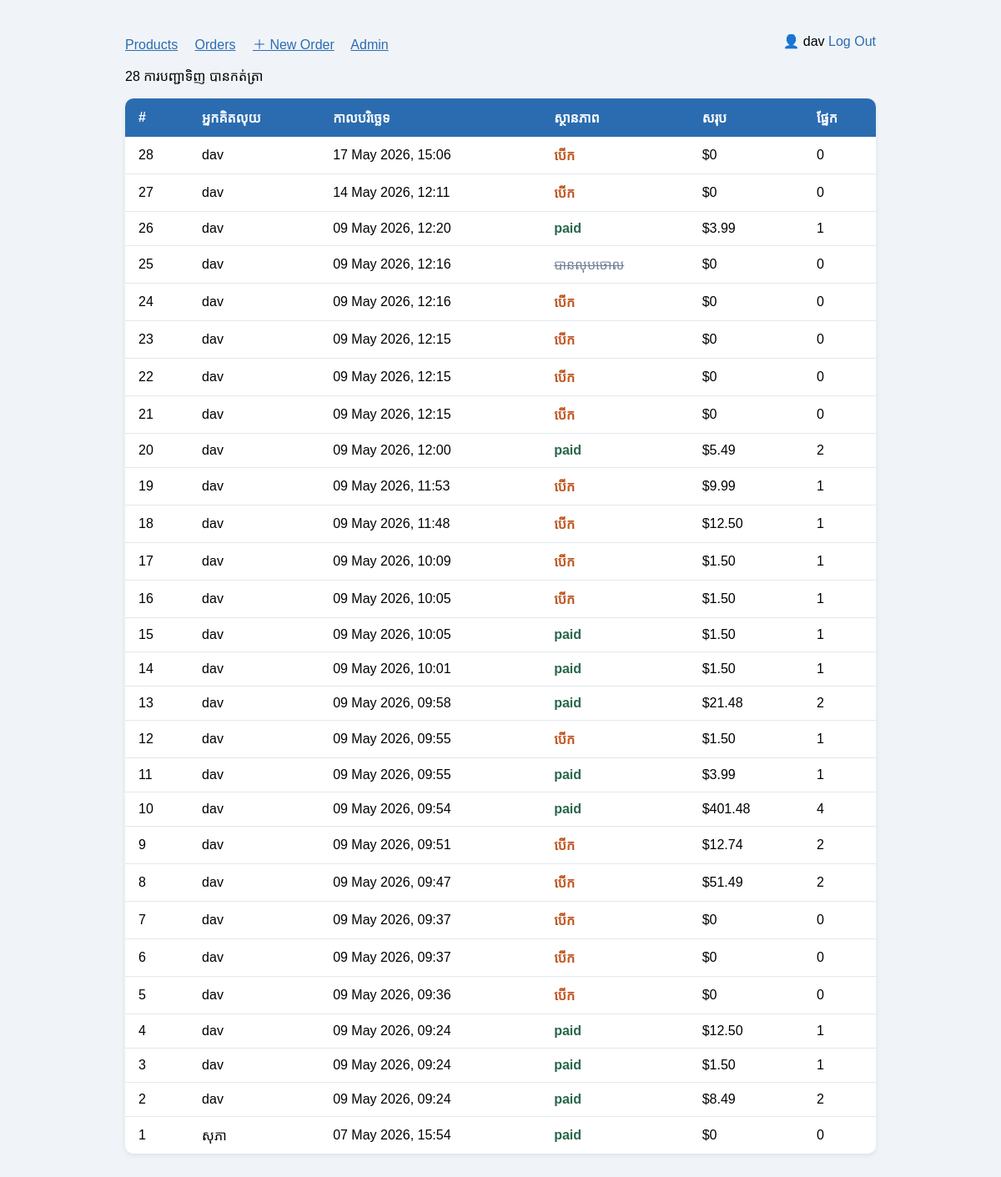
The app's page /sales/orders/ (signed in) with its own data.
### sales/models.py (models this page shows, shortened)
class Order(models.Model):
    STATUS_CHOICES = [
        ('open',      'បើក'),
        ('completed', 'បានបញ្ចប់'),
        ('cancelled', 'បានលុបចោល'),
    ]
    cashier    = models.ForeignKey(User, on_delete=models.SET_NULL, related_name='orders', null=True)
    status     = models.CharField(max_length=20, choices=STATUS_CHOICES, default='open')
    created_at = models.DateTimeField(auto_now_add=True)
    notes      = models.TextField(blank=True)
    @property
    def total(self):
        return sum(item.subtotal for item in self.items.all())
    class Meta:
        ordering = ['-created_at']

class OrderItem(models.Model):
    order      = models.ForeignKey(Order, on_delete=models.CASCADE, related_name='items')
    product    = models.ForeignKey(Product, on_delete=models.PROTECT)
    quantity   = models.PositiveIntegerField(default=1)
    unit_price = models.DecimalField(max_digits=8, decimal_places=2)
    @property
    def subtotal(self):
        return self.unit_price * self.quantity

### sales/views.py (the view)
# urls.py: path('orders/',                views.order_list,     name='order_list'),
@login_required
def order_list(request):
    orders = Order.objects.all()
    return render(request, 'sales/order_list.html', {'orders': orders})

### sales/templates/sales/order_list.html (shortened to what this page needs)
<!DOCTYPE html>
<html lang="km">
<head>
</head>
<body>
<nav>
    <a href="/sales/products/">Products</a>
    <a href="/sales/orders/">Orders</a>
    <a href="/sales/orders/new/">＋ New Order</a>
    <a href="/admin/">Admin</a>
    <span style="float:right">
        👤 {{ request.user.username }}
        <form method="post" action="/accounts/logout/" style="display:inline">
            <button type="submit" style="background:none;border:none;color:#2b6cb0;cursor:pointer;padding:0;font-size:1em">
                Log Out
            </button>
        </form>
    </span>
</nav>
    <p>{{ orders|length }} ការបញ្ជាទិញ បានកត់ត្រា</p>
    <table>
        <thead>
            <tr><th>#</th><th>អ្នកគិតលុយ</th><th>កាលបរិច្ឆេទ</th><th>ស្ថានភាព</th><th>សរុប</th><th>ផ្នែក</th></tr>
        </thead>
        <tbody>
        {% for order in orders %}
            <tr>
                <td>{{ order.pk }}</td>
                <td>{{ order.cashier }}</td>
                <td>{{ order.created_at|date:"d M Y, H:i" }}</td>
                <td><span class="{{ order.status }}">{{ order.get_status_display }}</span></td>
                <td>${{ order.total }}</td>
                <td>{{ order.items.count }}</td>
            </tr>
        {% empty %}
            <tr><td colspan="6" style="text-align:center;color:#888">មិនទាន់មានការបញ្ជាទិញ។</td></tr>
        {% endfor %}
        </tbody>
    </table>
</body>
</html>

### sales/templates/sales/order_list.html (style rules this page uses)
body { font-family: Arial, sans-serif; max-width: 900px; margin: 40px auto; padding: 0 20px; background: #f0f4f8; }
table { width: 100%; border-collapse: collapse; background: white; border-radius: 10px; overflow: hidden; box-shadow: 0 2px 6px rgba(0,0,0,0.08); }
th { background: #2b6cb0; color: white; padding: 12px 16px; text-align: left; }
td { padding: 11px 16px; border-bottom: 1px solid #e2e8f0; }
tr:last-child td { border-bottom: none; }
.paid { color: #276749; font-weight: bold; }
.open { color: #c05621; font-weight: bold; }
.cancelled { color: #718096; text-decoration: line-through; }
nav a { margin-right: 16px; color: #2b6cb0; }

### records on screen
Order: pk "28", cashier "dav", created_at "17 May 2026, 15:06", status "បើក", total "0", items.count "0"
Order: pk "27", cashier "dav", created_at "14 May 2026, 12:11", status "បើក", total "0", items.count "0"
Order: pk "26", cashier "dav", created_at "09 May 2026, 12:20", status "paid", total "3.99", items.count "1"
Order: pk "25", cashier "dav", created_at "09 May 2026, 12:16", status "បានលុបចោល", total "0", items.count "0"
Order: pk "24", cashier "dav", created_at "09 May 2026, 12:16", status "បើក", total "0", items.count "0"
Order: pk "23", cashier "dav", created_at "09 May 2026, 12:15", status "បើក", total "0", items.count "0"
Order: pk "22", cashier "dav", created_at "09 May 2026, 12:15", status "បើក", total "0", items.count "0"
Order: pk "21", cashier "dav", created_at "09 May 2026, 12:15", status "បើក", total "0", items.count "0"
Order: pk "20", cashier "dav", created_at "09 May 2026, 12:00", status "paid", total "5.49", items.count "2"
Order: pk "19", cashier "dav", created_at "09 May 2026, 11:53", status "បើក", total "9.99", items.count "1"
Order: pk "18", cashier "dav", created_at "09 May 2026, 11:48", status "បើក", total "12.50", items.count "1"
Order: pk "17", cashier "dav", created_at "09 May 2026, 10:09", status "បើក", total "1.50", items.count "1"
Order: pk "16", cashier "dav", created_at "09 May 2026, 10:05", status "បើក", total "1.50", items.count "1"
Order: pk "15", cashier "dav", created_at "09 May 2026, 10:05", status "paid", total "1.50", items.count "1"
Order: pk "14", cashier "dav", created_at "09 May 2026, 10:01", status "paid", total "1.50", items.count "1"
Order: pk "13", cashier "dav", created_at "09 May 2026, 09:58", status "paid", total "21.48", items.count "2"
Order: pk "12", cashier "dav", created_at "09 May 2026, 09:55", status "បើក", total "1.50", items.count "1"
Order: pk "11", cashier "dav", created_at "09 May 2026, 09:55", status "paid", total "3.99", items.count "1"
Order: pk "10", cashier "dav", created_at "09 May 2026, 09:54", status "paid", total "401.48", items.count "4"
Order: pk "9", cashier "dav", created_at "09 May 2026, 09:51", status "បើក", total "12.74", items.count "2"
Order: pk "8", cashier "dav", created_at "09 May 2026, 09:47", status "បើក", total "51.49", items.count "2"
Order: pk "7", cashier "dav", created_at "09 May 2026, 09:37", status "បើក", total "0", items.count "0"
Order: pk "6", cashier "dav", created_at "09 May 2026, 09:37", status "បើក", total "0", items.count "0"
Order: pk "5", cashier "dav", created_at "09 May 2026, 09:36", status "បើក", total "0", items.count "0"
Order: pk "4", cashier "dav", created_at "09 May 2026, 09:24", status "paid", total "12.50", items.count "1"
Order: pk "3", cashier "dav", created_at "09 May 2026, 09:24", status "paid", total "1.50", items.count "1"
Order: pk "2", cashier "dav", created_at "09 May 2026, 09:24", status "paid", total "8.49", items.count "2"
Order: pk "1", cashier "សុភា", created_at "07 May 2026, 15:54", status "paid", total "0", items.count "0"

### other values on screen
{{ request.user.username }} "dav"
{{ orders|length }} "28"
